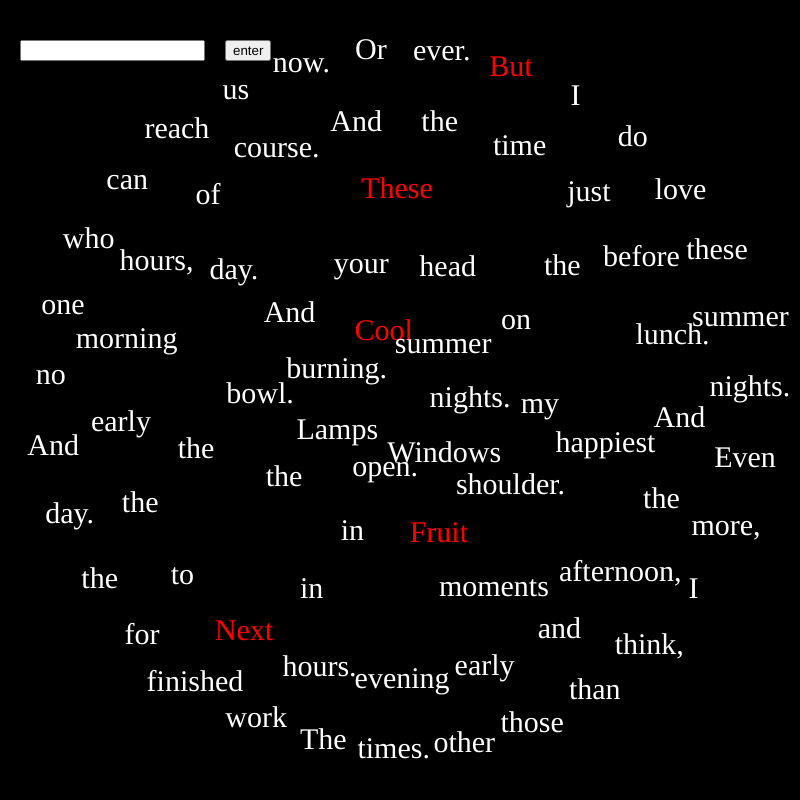
Frame 1 (no input)
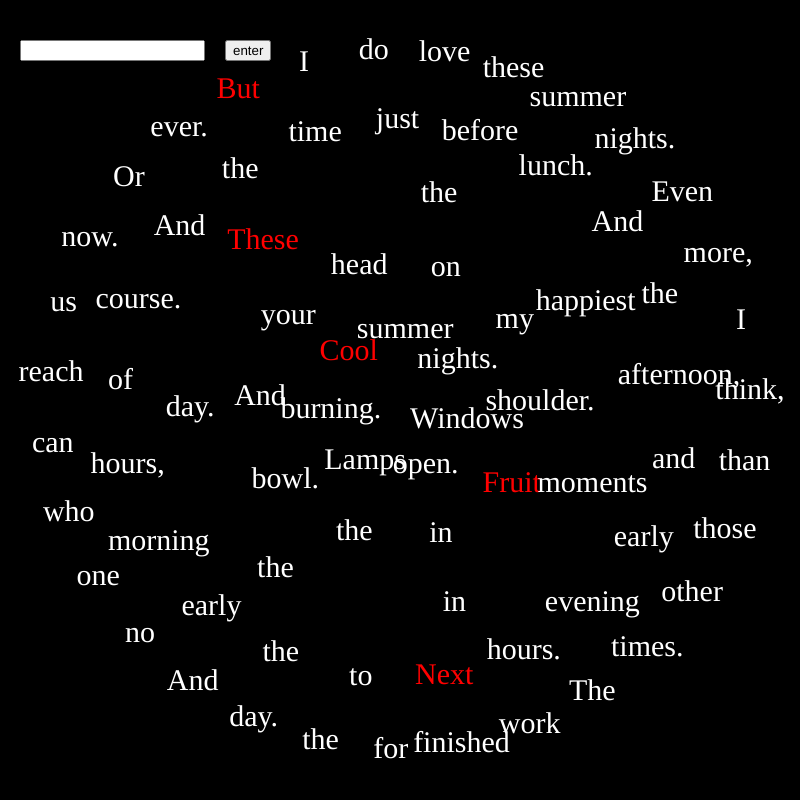
Frame 60 (no input)
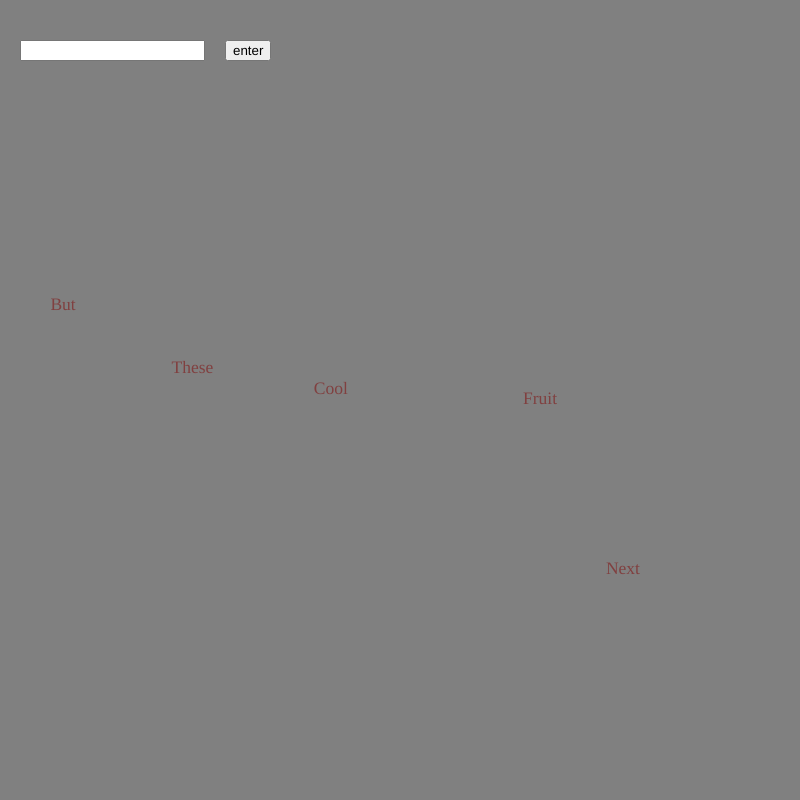
Frame 120 (the mouse pressed at the canvas centre since frame 60)

The p5.js sketch that drew these frames (run headless with seeded random() and noise() and a simulated clock; from frame 60 on, the mouse is pressed at the canvas centre):

// p5.js sketch
// ── sketch.js
// This code creates an interactive animation where words from an input text move in concentric circles around the canvas. The background and text colors invert based on the mouse's X-axis position, while the text size decreases as the mouse moves down the Y-axis. Users can input their own text, which is split into lines and words, and these words rotate at varying speeds, with the first word of each line highlighted in red (or cyan, depending on inversion).

let words = [];
let input, submitButton;
let baseSpeed = -0.005; // Increased speed for the innermost circle
let radius = 70; // Initial radius for the first line
let spacing = 25; // Spacing between words in the circle
let lineHeight = 70; // Slightly wider height between lines of text

function setup() {
  createCanvas(800, 800);
  background(0); // Black background

  // set input and default text
  input = createInput("Cool summer nights. Windows open. Lamps burning. /Fruit in the bowl. And your head on my shoulder. /These the happiest moments in the day. /Next to the early morning hours, of course. And the time just before lunch. And the afternoon, and early evening hours. /But I do love these summer nights. Even more, I think, than those other times. The work finished for the day. And no one who can reach us now. Or ever."); 
  input.position(20, 40);

  // set enter button
  submitButton = createButton("enter");
  submitButton.position(input.x + input.width + 20, 40);
  submitButton.mousePressed(updateWords);
  
  // set update function
  updateWords();
}

function draw() {
  // map mouseX to invert value (0 = normal, 255 = fully inverted)
  let invertValue = map(mouseX, 0, width, 0, 255);

  // background (black to white)
  background(invertValue); 

  // text
  textFont("Times New Roman");
  noStroke();

  // set for loop to update and draw per word
  for (let wordObj of words) {
    wordObj.update();
    wordObj.display(invertValue);
  }
}

function updateWords() {
  let newText = input.value();
  
  // set input for new text
  if (newText !== "") {
    words = []; // clear existing words
    radius = 70; // reset radius
    let splitLines = newText.split("/"); // split lines with line break [/]

    // set for loop for lines, words
    for (let line of splitLines) {
      let splitWords = line.trim().split(" "); // split words with space [ ]
      let wordCount = splitWords.length;
      let angleIncrement = TWO_PI / wordCount;
      let randomOffset = random(TWO_PI); // randomize starting angle

      // set for loop for position
      for (let i = 0; i < wordCount; i++) {
        let angle = angleIncrement * i + randomOffset;
        let x = width / 2 + radius * cos(angle);
        let y = height / 2 + radius * sin(angle);

        // determine first word in line
        let isFirstWord = (i === 0);
        
        // add word to array
        words.push(new Word(x, y, splitWords[i], angle, isFirstWord, radius));
      }
      
      radius += lineHeight; // spacing between circles
    }

    input.value(""); // clear input
  }
}

class Word {
  constructor(x, y, text, angle, isFirstWord, radius) {
    this.position = createVector(x, y);
    this.text = text;
    this.baseSize = 30; // font size
    this.angle = angle;
    this.isFirstWord = isFirstWord;
    this.radius = radius;
    this.angleOffset = 0;
    this.speed = baseSpeed * map(radius, 70, 3*height, 2, 8); // faster speed per concentric circle
  }

  // position and rotation speed
  update() {
    this.angleOffset += this.speed;
    let r = dist(this.position.x, this.position.y, width / 2, height / 2);
    this.position.x = width / 2 + r * cos(this.angle + this.angleOffset);
    this.position.y = height / 2 + r * sin(this.angle + this.angleOffset);
  }

  display(invertValue) {
    // map color inversion to mouseX, text size to mouseY
    let size = map(mouseY, 0, height, this.baseSize, 5);
    // Invert text color based on mouseX
    let textColor = 255 - invertValue; 
    
    // set color index and inversion index for first word
    if (this.isFirstWord) {
      fill(255 - invertValue, 0 + invertValue/2, 0 + invertValue/2);
    } else {
      fill(textColor);
    }

    textSize(size);
    textAlign(CENTER, CENTER);
    
    // display text
    text(this.text, this.position.x, this.position.y);
  }
}
